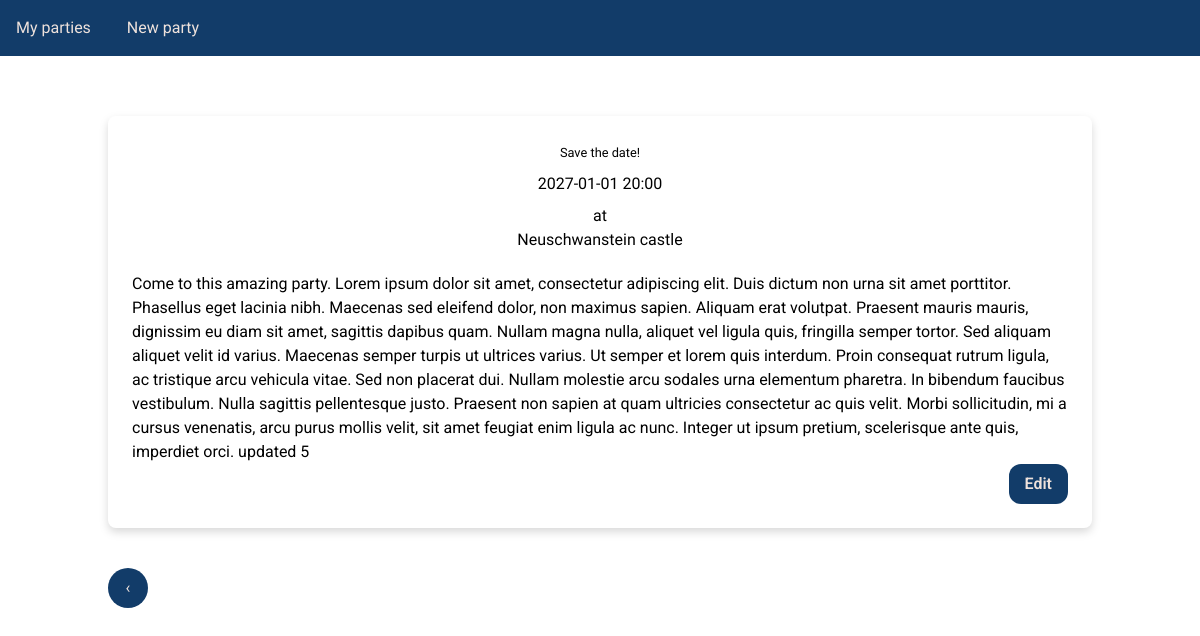
Screenshot of /party/00bb45a43936477b8113323c57f51f08 with the database file from the repository.
### party_app/models.py (models this page shows)
class PartyBase(SQLModel):
    party_date: date
    party_time: time
    invitation: str = Field(sa_column=Column(Text), min_length=10)
    venue: str = Field(sa_column=Column(String(100)))

class Party(PartyBase, table=True):
    uuid: UUID = Field(default_factory=uuid4, primary_key=True)
    gifts: List["Gift"] = Relationship(back_populates="party")
    guests: List["Guest"] = Relationship(back_populates="party")

### party_app/routes/party_detail.py (the view)
@router.get("/{party_id}", name="party_detail_page", response_class=HTMLResponse)
def party_detail_page(
    party_id: UUID,
    request: Request,
    templates: Templates,
    session: Session = Depends(get_session),
):
    party = session.get(Party, party_id)
    if not party:
        raise HTTPException(
            status_code=status.HTTP_404_NOT_FOUND, detail="Party not found"
        )
    return templates.TemplateResponse(
        request=request,
        name="party_detail/page_party_detail.html",
        context={"party": party},
    )

### party_app/templates/party_detail/page_party_detail.html (shortened to what this page needs)
{% extends 'base.html' %}
{% block content %}
<div class="max-w-6xl mx-auto">
    <section id="party-invitation" class="drop-shadow-lg my-10 p-6 bg-white rounded-lg ">
        {% include 'party_detail/partial_party_detail.html' %}
    </section>
    <div x-data="{ tooltipShow: false }" class="relative">
        <a href="/"
            class="bg-custom-blue w-[40px] h-[40px] flex justify-center items-center text-custom-powder-light rounded-full hover:bg-custom-blue-light"
            x-on:mouseover="tooltipShow = true" x-on:mouseout="tooltipShow = false">
            &#8249;
        </a>
    </div>
</div>
{% endblock %}

### party_app/templates/party_detail/partial_party_detail.html
<div id="party-detail">
    <div class="text-center text-1 mb-5 font-dancing-script">
        <small>Save the date!</small>
        <h1 class="text-3x1 p-2">
            {{ party.party_date.strftime('%Y-%m-%d') }} {{ party.party_time.strftime('%H:%M') }}
        </h1>
        at
        <h2 class="text-2x1">{{ party.venue }}</h2>
    </div>
    <div>
        {{ party.invitation }}
    </div>
    <button class="btn-default mr-0 ml-auto block"
        hx-get="{{ url_for('partial_party_detail_edit', party_id=party.uuid) }}" hx-target="#party-detail">
        Edit
    </button>
</div>

### rows the page displays
Party: party_date "2027-01-01", party_time "20:00", venue "Neuschwanstein castle", invitation "Come to this amazing party. Lorem ipsum dolor sit amet, consectetur adipiscing elit. Duis dictum non urna sit amet porttitor. Phasellus eget lacinia nibh. Maecenas sed eleifend dolor, non maximus sapien. Aliquam erat volutpat. Praesent mauris mauris, dignissim eu diam sit amet, sagittis dapibus quam. Nullam magna nulla, aliquet vel ligula quis, fringilla semper tortor. Sed aliquam aliquet velit id varius. Maecenas semper turpis ut ultrices varius. Ut semper et lorem quis interdum. Proin consequat rutrum ligula, ac tristique arcu vehicula vitae. Sed non placerat dui. Nullam molestie arcu sodales urna elementum pharetra. In bibendum faucibus vestibulum. Nulla sagittis pellentesque justo.…"
